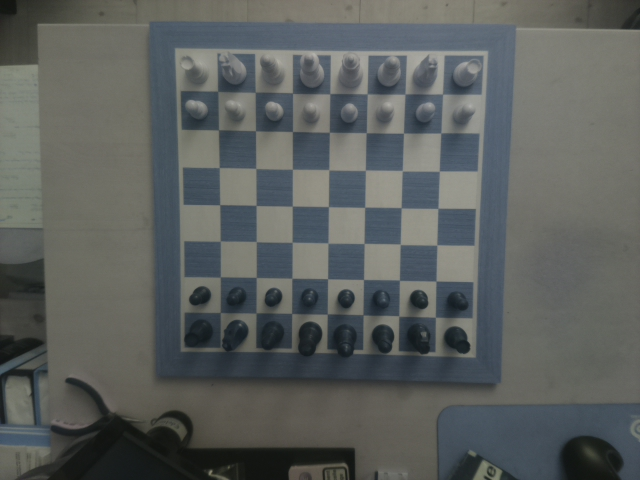
#> input picture vision/samples/begin.jpg, 640 x 480 px
$ python -i imageprocess.py   (imports and definitions only)   (older library calls are emulated)
#> lines starting #> are read from the running program, lines starting #| are printed output that depends on the picture; after the words box and inside, x2 and y2 are one past the last pixel; in counts of white or black regions, pixels touching at a corner belong together
#> further down, picture is the input picture: shape (480, 640, 3); mean B, G, R 93.4, 95.4, 91.6
"""Functions camera image processing"""

import cv2
import numpy as np

from vision.constants import (
    CANNY_BLUR, CANNY_LOWER, CANNY_UPPER, MASK_DILATE_ITER,
    MASK_ERODE_ITER, MASK_BLUR, THRESHOLD_BINARY)


class ImageProcess(object):
    """Use theses function to process images."""

    # [15 lines left out: functions adjust_gamma, auto_canny, not called in this run]

    def preprocess_canny(self, image):
        image = cv2.cvtColor(image, cv2.COLOR_BGR2GRAY)
        # img = cv2.GaussianBlur(img, (CANNY_BLUR,CANNY_BLUR), 0)
        image = cv2.bilateralFilter(image, CANNY_BLUR, 17, 17)
        kernel_sharpen = np.array([[0, -1, 0], [-1, 5, -1], [0, -1, 0]])
        image = cv2.filter2D(image, -1, kernel_sharpen)
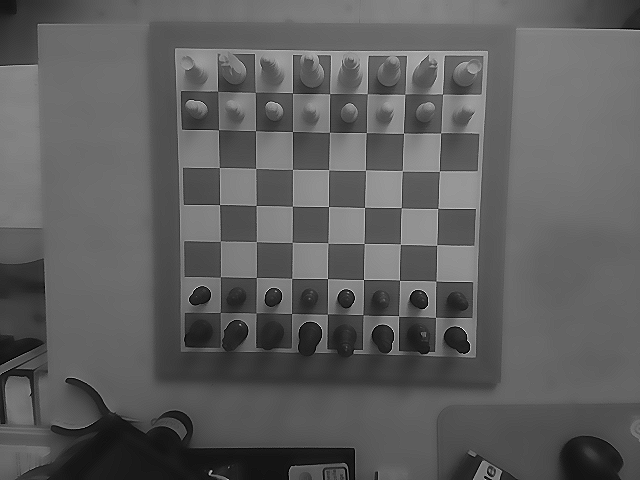
#> image: shape (480, 640); min 0, max 255, mean 94
        return image

    def canny(self, image):
        """Apply the canny filter to the image."""
        image = self.preprocess_canny(image)
        edged = cv2.Canny(image, CANNY_LOWER, CANNY_UPPER)
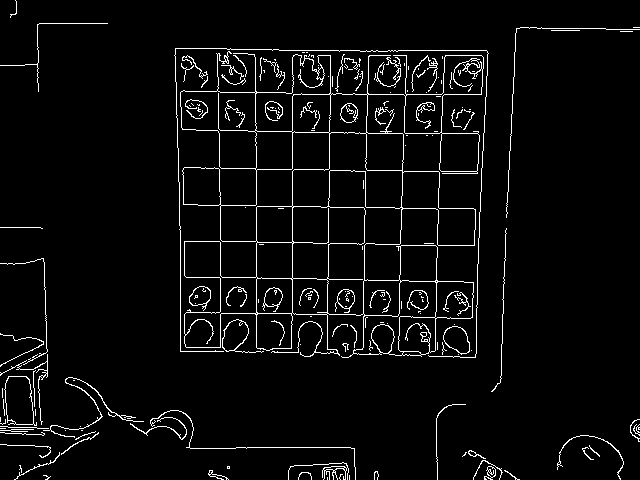
#> edged: shape (480, 640); 4.2% white in thin lines or dots
        # edged = self.auto_canny(img, CANNY_SIGMA)
        edged = cv2.dilate(edged, None)
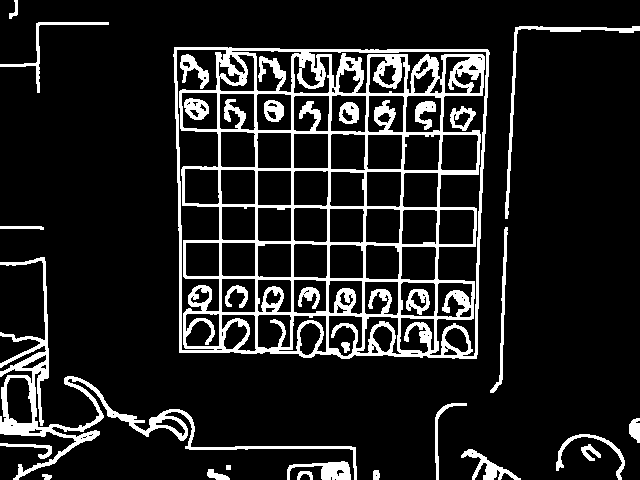
#> edged: shape (480, 640); 13.1% white; 29 white regions, largest, box (x1, y1, x2, y2) and area: (173, 47, 490, 359) 26371, (0, 257, 357, 480) 5564, (505, 26, 640, 219) 1092
        edged = cv2.erode(edged, None)
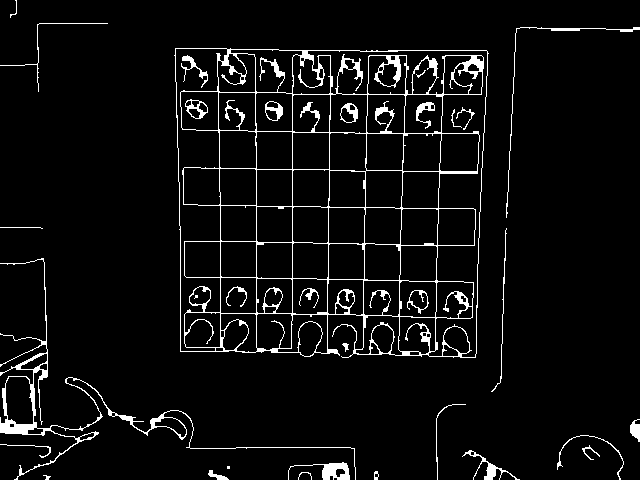
#> edged: shape (480, 640); 5.3% white in thin lines or dots
        return edged

    # [49 lines left out: functions preprocess_mask, mask, find_max_contours, draw_contours, threshold, not called in this run]

    def save_image(self, path, image):
        cv2.imwrite(path, image)

>>> import cv2
>>> picture = cv2.imread('samples/begin.jpg')
>>> result = ImageProcess().canny(picture)

$ run again, on vision/samples/board1.jpg
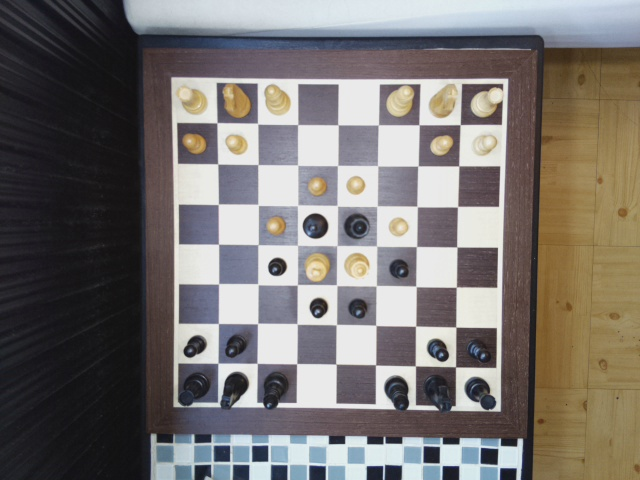
#> input picture vision/samples/board1.jpg, 640 x 480 px
#> picture is the input picture: shape (480, 640, 3); mean B, G, R 110.6, 113.6, 118.5
#> in canny, `edged = cv2.Canny(image, CANNY_LOWER, CANNY_UPPER)`:
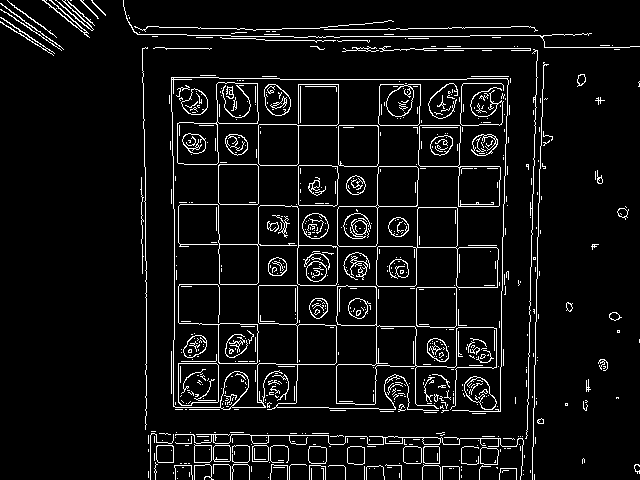
#> edged: shape (480, 640); 6.6% white in thin lines or dots
#> in canny, `edged = cv2.erode(edged, None)`:
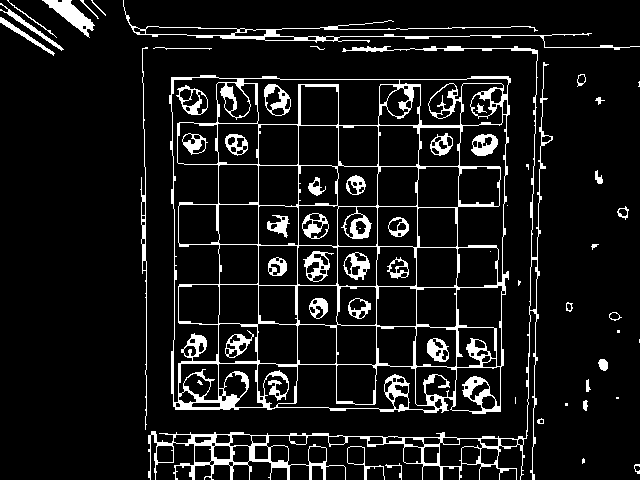
#> edged: shape (480, 640); 9.5% white; 59 white regions (14 under 20 px), largest, box (x1, y1, x2, y2) and area: (169, 75, 511, 414) 14233, (148, 46, 553, 480) 5254, (123, 0, 640, 50) 1726

$ run again, on vision/samples/board1_L.jpg
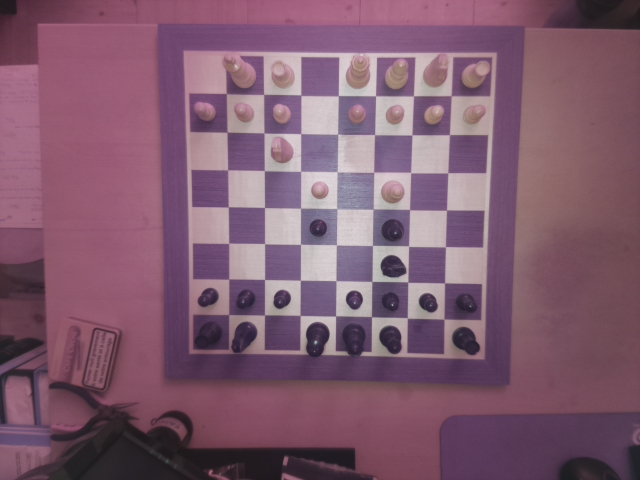
#> input picture vision/samples/board1_L.jpg, 640 x 480 px
#> picture is the input picture: shape (480, 640, 3); mean B, G, R 110.5, 91.3, 127.4
#> in preprocess_canny, `image = cv2.filter2D(image, -1, kernel_sharpen)`:
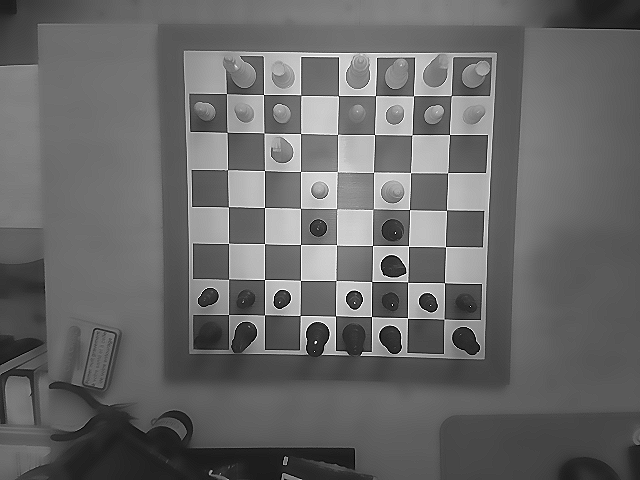
#> image: shape (480, 640); min 0, max 255, mean 104.2
#> in canny, `edged = cv2.erode(edged, None)`:
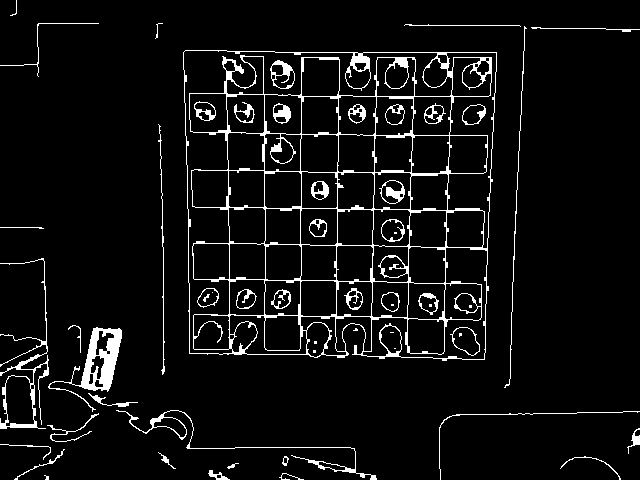
#> edged: shape (480, 640); 6.1% white; 57 white regions (12 under 20 px), largest, box (x1, y1, x2, y2) and area: (183, 50, 497, 361) 10292, (48, 327, 122, 412) 1571, (0, 258, 49, 429) 1009

$ run again, on vision/samples/board2.jpg
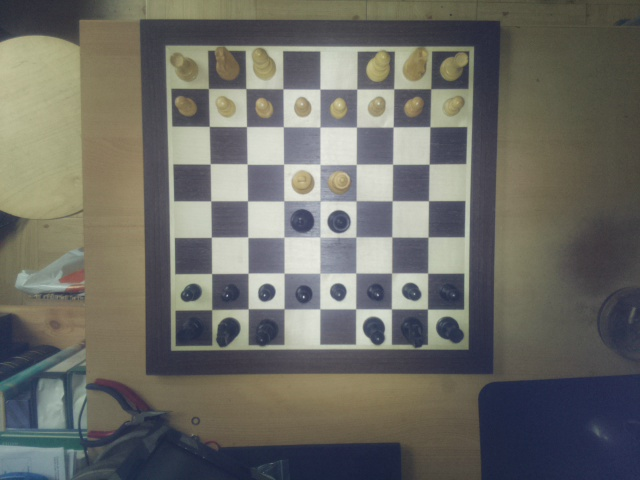
#> input picture vision/samples/board2.jpg, 640 x 480 px
#> picture is the input picture: shape (480, 640, 3); mean B, G, R 101.2, 107.5, 107.9
#> in canny, `edged = cv2.Canny(image, CANNY_LOWER, CANNY_UPPER)`:
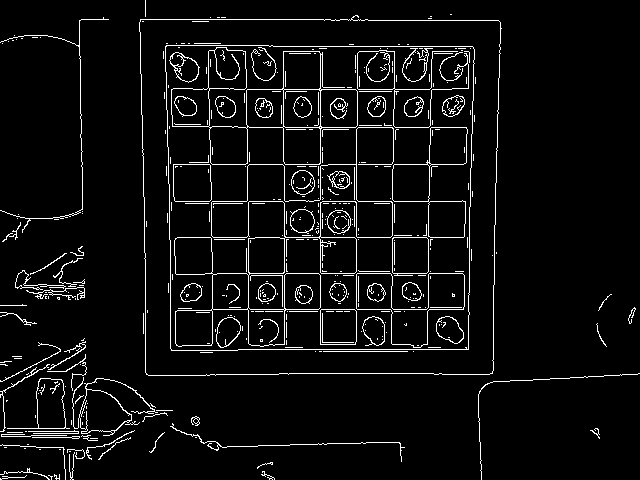
#> edged: shape (480, 640); 5.3% white in thin lines or dots
#> in canny, `edged = cv2.erode(edged, None)`:
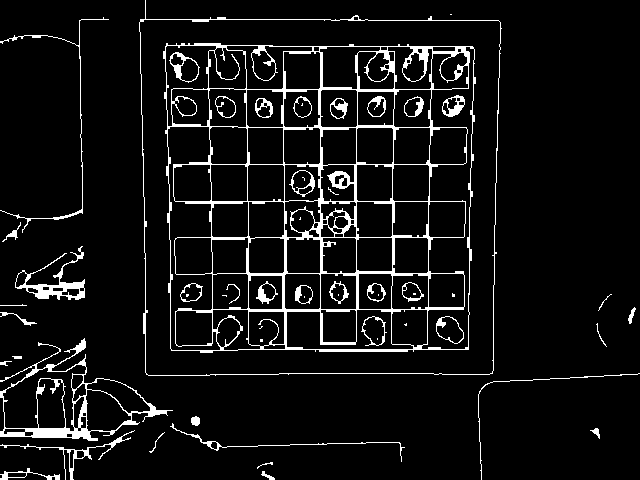
#> edged: shape (480, 640); 7.2% white; 56 white regions (16 under 20 px), largest, box (x1, y1, x2, y2) and area: (163, 43, 476, 353) 12269, (0, 338, 173, 441) 2361, (139, 0, 502, 376) 1614
